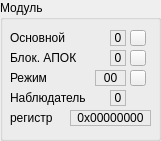
    <widget class="QGroupBox" name="groupModuleCtrl">
     <property name="geometry">
      <rect>
       <x>10</x>
       <y>20</y>
       <width>161</width>
       <height>141</height>
      </rect>
     </property>
     <property name="title">
      <string>Модуль</string>
     </property>
     <widget class="QLabel" name="labelModuleCtrlt">
      <property name="geometry">
       <rect>
        <x>10</x>
        <y>110</y>
        <width>61</width>
        <height>16</height>
       </rect>
      </property>
      <property name="text">
       <string>регистр</string>
      </property>
     </widget>
     <widget class="QLabel" name="labelModuleCtrl">
      <property name="geometry">
       <rect>
        <x>70</x>
        <y>110</y>
        <width>81</width>
        <height>16</height>
       </rect>
      </property>
      <property name="frameShape">
       <enum>QFrame::StyledPanel</enum>
      </property>
      <property name="text">
       <string>0x00000000</string>
      </property>
      <property name="alignment">
       <set>Qt::AlignCenter</set>
      </property>
     </widget>
     <widget class="QLabel" name="labelModuleCtrl1t">
      <property name="geometry">
       <rect>
        <x>10</x>
        <y>30</y>
        <width>101</width>
        <height>16</height>
       </rect>
      </property>
      <property name="text">
       <string>Основной</string>
      </property>
     </widget>
     <widget class="QLabel" name="labelModuleCtrl1">
      <property name="geometry">
       <rect>
        <x>110</x>
        <y>30</y>
        <width>16</width>
        <height>16</height>
       </rect>
      </property>
      <property name="frameShape">
       <enum>QFrame::StyledPanel</enum>
      </property>
      <property name="text">
       <string>0</string>
      </property>
      <property name="alignment">
       <set>Qt::AlignCenter</set>
      </property>
     </widget>
     <widget class="QPushButton" name="pushModuleCtrl1">
      <property name="geometry">
       <rect>
        <x>130</x>
        <y>30</y>
        <width>16</width>
        <height>16</height>
       </rect>
      </property>
      <property name="text">
       <string/>
      </property>
     </widget>
     <widget class="QPushButton" name="pushModuleCtrl2">
      <property name="geometry">
       <rect>
        <x>130</x>
        <y>70</y>
        <width>16</width>
        <height>16</height>
       </rect>
      </property>
      <property name="text">
       <string/>
      </property>
     </widget>
     <widget class="QLabel" name="labelModuleCtrl2t">
      <property name="geometry">
       <rect>
        <x>10</x>
        <y>70</y>
        <width>81</width>
        <height>16</height>
       </rect>
      </property>
      <property name="text">
       <string>Режим</string>
      </property>
     </widget>
     <widget class="QLabel" name="labelModuleCtrl2">
      <property name="geometry">
       <rect>
        <x>95</x>
        <y>70</y>
        <width>31</width>
        <height>16</height>
       </rect>
      </property>
      <property name="frameShape">
       <enum>QFrame::StyledPanel</enum>
      </property>
      <property name="text">
       <string>00</string>
      </property>
      <property name="alignment">
       <set>Qt::AlignCenter</set>
      </property>
     </widget>
     <widget class="QLabel" name="labelModuleCtrl3">
      <property name="geometry">
       <rect>
        <x>110</x>
        <y>50</y>
        <width>16</width>
        <height>16</height>
       </rect>
      </property>
      <property name="frameShape">
       <enum>QFrame::StyledPanel</enum>
      </property>
      <property name="text">
       <string>0</string>
      </property>
      <property name="alignment">
       <set>Qt::AlignCenter</set>
      </property>
     </widget>
     <widget class="QLabel" name="labelModuleCtrl3t">
      <property name="geometry">
       <rect>
        <x>10</x>
        <y>50</y>
        <width>101</width>
        <height>16</height>
       </rect>
      </property>
      <property name="text">
       <string>Блок. АПОК</string>
      </property>
     </widget>
     <widget class="QPushButton" name="pushModuleCtrl3">
      <property name="geometry">
       <rect>
        <x>130</x>
        <y>50</y>
        <width>16</width>
        <height>16</height>
       </rect>
      </property>
      <property name="text">
       <string/>
      </property>
     </widget>
     <widget class="QLabel" name="labelModuleCtrl4">
      <property name="geometry">
       <rect>
        <x>110</x>
        <y>90</y>
        <width>16</width>
        <height>16</height>
       </rect>
      </property>
      <property name="frameShape">
       <enum>QFrame::StyledPanel</enum>
      </property>
      <property name="text">
       <string>0</string>
      </property>
      <property name="alignment">
       <set>Qt::AlignCenter</set>
      </property>
     </widget>
     <widget class="QLabel" name="labelModuleCtrl4t">
      <property name="geometry">
       <rect>
        <x>10</x>
        <y>90</y>
        <width>101</width>
        <height>16</height>
       </rect>
      </property>
      <property name="text">
       <string>Наблюдатель</string>
      </property>
     </widget>
    </widget>
